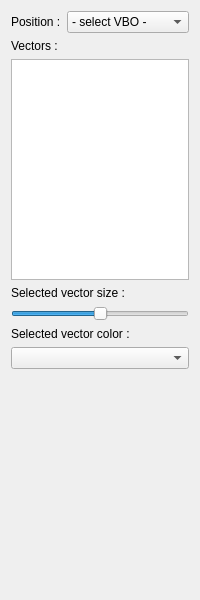
<?xml version="1.0" encoding="UTF-8"?>
<ui version="4.0">
 <class>Surface_RenderVector_TabWidget</class>
 <widget class="QWidget" name="Surface_RenderVector_TabWidget">
  <property name="geometry">
   <rect>
    <x>0</x>
    <y>0</y>
    <width>200</width>
    <height>600</height>
   </rect>
  </property>
  <property name="windowTitle">
   <string>Form</string>
  </property>
  <layout class="QGridLayout" name="gridLayout">
   <item row="0" column="1">
    <widget class="QComboBox" name="combo_positionVBO">
     <property name="sizePolicy">
      <sizepolicy hsizetype="Expanding" vsizetype="Fixed">
       <horstretch>0</horstretch>
       <verstretch>0</verstretch>
      </sizepolicy>
     </property>
     <item>
      <property name="text">
       <string>- select VBO -</string>
      </property>
     </item>
    </widget>
   </item>
   <item row="4" column="0" colspan="2">
    <widget class="QLabel" name="label">
     <property name="text">
      <string>Selected vector size :</string>
     </property>
    </widget>
   </item>
   <item row="0" column="0">
    <widget class="QLabel" name="label_2">
     <property name="text">
      <string>Position :</string>
     </property>
    </widget>
   </item>
   <item row="8" column="0" colspan="2">
    <widget class="ColorComboBox" name="combo_color"/>
   </item>
   <item row="2" column="0" colspan="2">
    <widget class="QListWidget" name="list_vectorVBO">
     <property name="selectionMode">
      <enum>QAbstractItemView::MultiSelection</enum>
     </property>
    </widget>
   </item>
   <item row="1" column="0">
    <widget class="QLabel" name="label_3">
     <property name="text">
      <string>Vectors :</string>
     </property>
    </widget>
   </item>
   <item row="9" column="0" colspan="2">
    <spacer name="verticalSpacer">
     <property name="orientation">
      <enum>Qt::Vertical</enum>
     </property>
     <property name="sizeHint" stdset="0">
      <size>
       <width>156</width>
       <height>161</height>
      </size>
     </property>
    </spacer>
   </item>
   <item row="6" column="0" colspan="2">
    <widget class="QSlider" name="slider_vectorsScaleFactor">
     <property name="value">
      <number>50</number>
     </property>
     <property name="orientation">
      <enum>Qt::Horizontal</enum>
     </property>
    </widget>
   </item>
   <item row="7" column="0" colspan="2">
    <widget class="QLabel" name="label_4">
     <property name="text">
      <string>Selected vector color :</string>
     </property>
    </widget>
   </item>
  </layout>
 </widget>
 <customwidgets>
  <customwidget>
   <class>ColorComboBox</class>
   <extends>QComboBox</extends>
   <header>colorComboBox.h</header>
  </customwidget>
 </customwidgets>
 <resources/>
 <connections/>
</ui>
